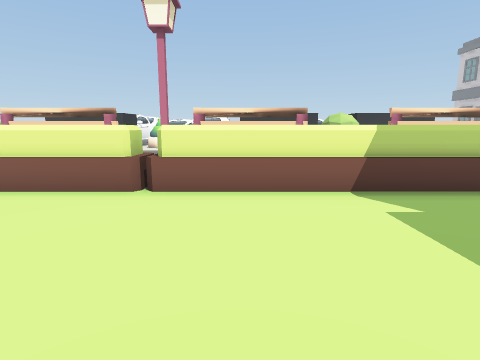
[1] (above)

24 first-person views from a walk through a scene from a Unity 3-D project. The camera is 0.58 m above the floor, tilts 10° down and sees 80° across. The floor is counted in squares, 0.5 m on a side. Each view is taken from the middle of a square. On the plan, view 1 faces up. The plan holds only what a view shows up to about 12 squares ahead; the rest is blank. The place goes on beyond the plan.

[2]
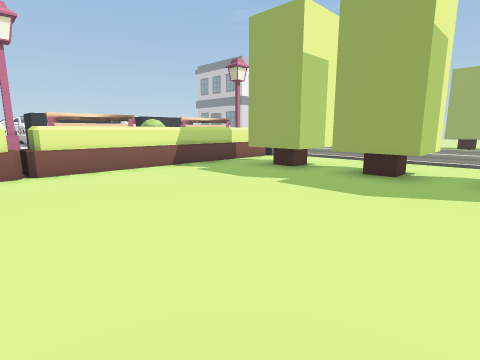

[3]
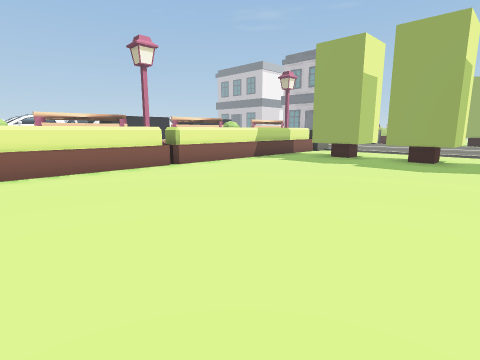

[4]
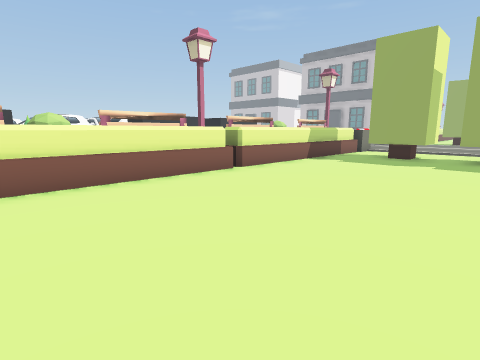

[5]
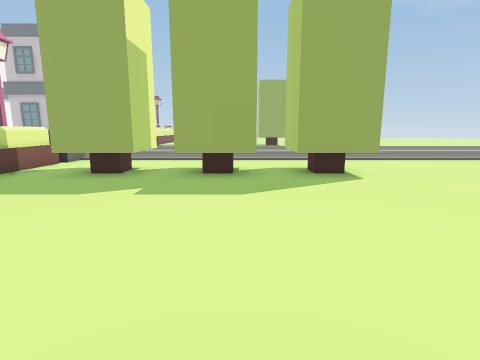

[6]
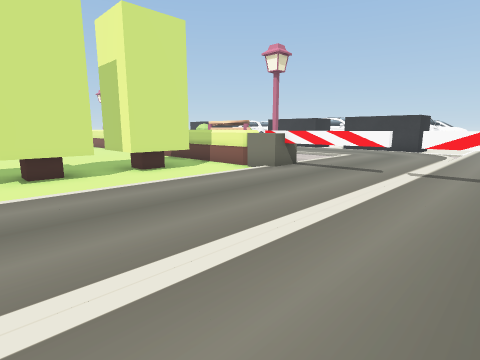

[7]
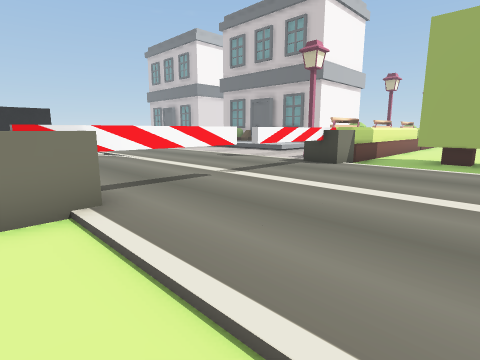

[8]
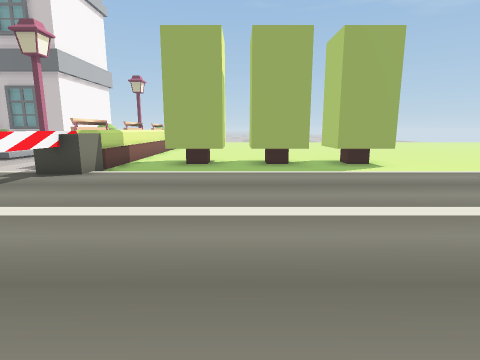

[9]
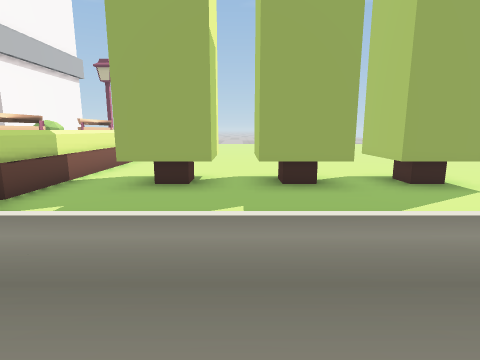

[10]
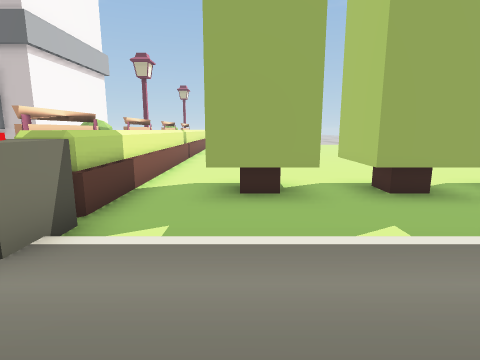

[11]
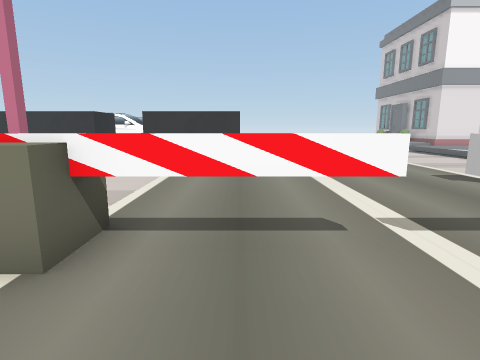

[12]
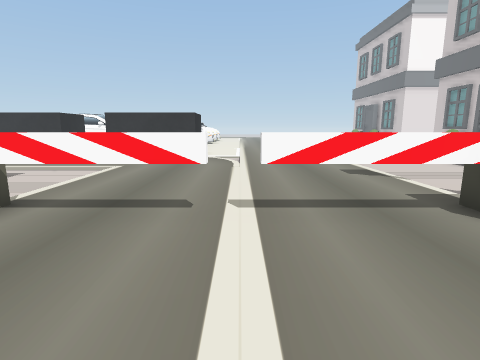

[13]
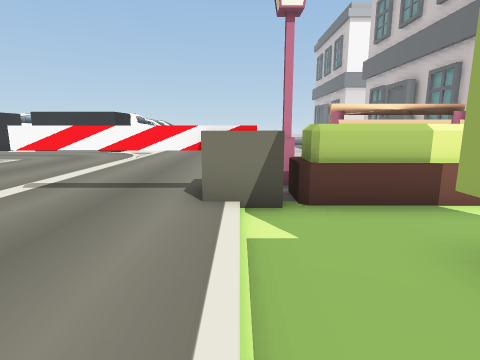

[14]
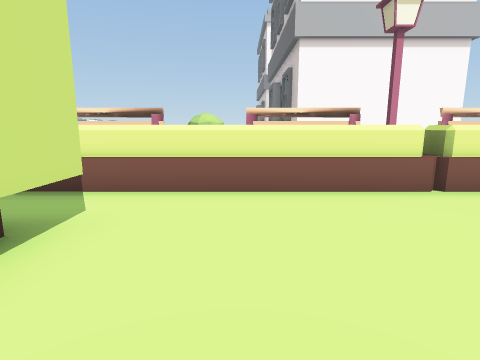

[15]
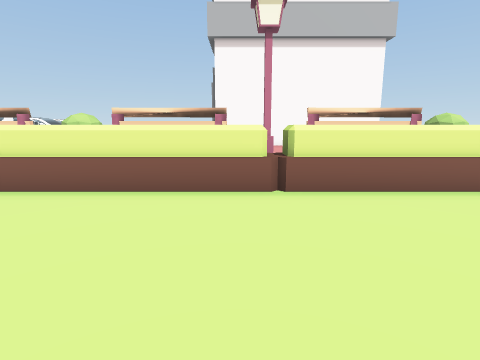

[16]
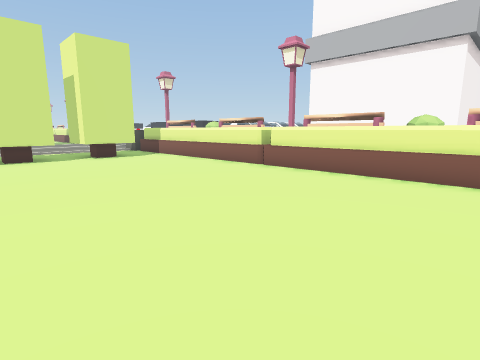

[17]
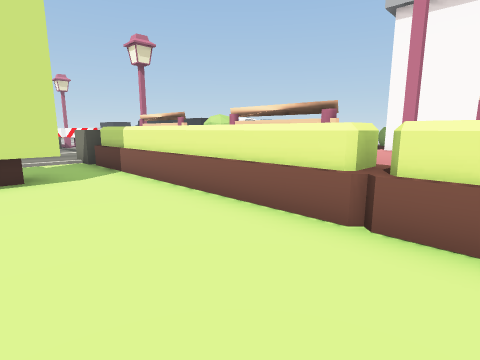

[18]
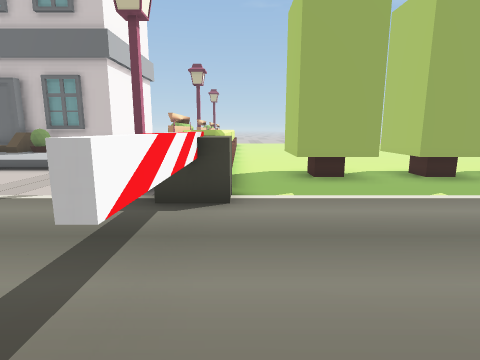

[19]
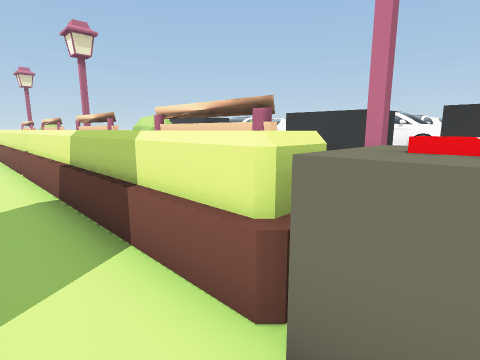

[20]
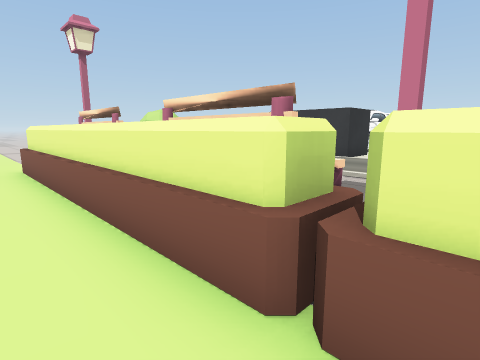

[21]
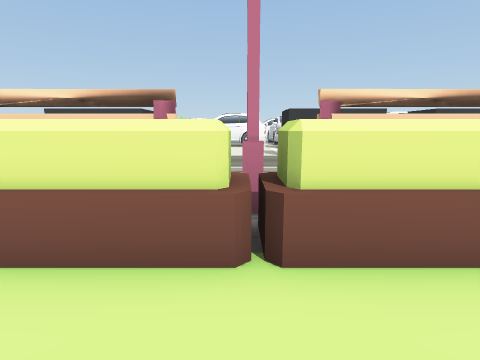

[22]
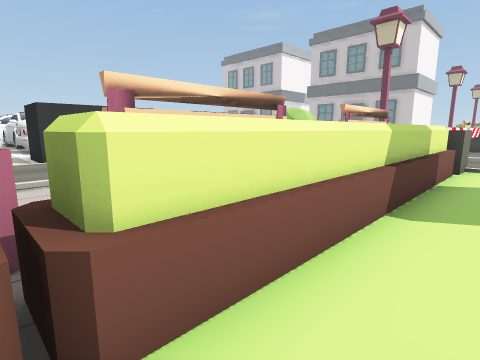

[23]
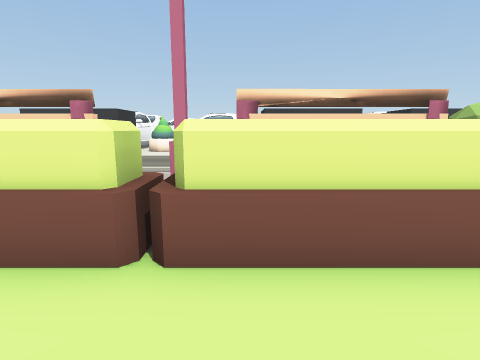

[24]
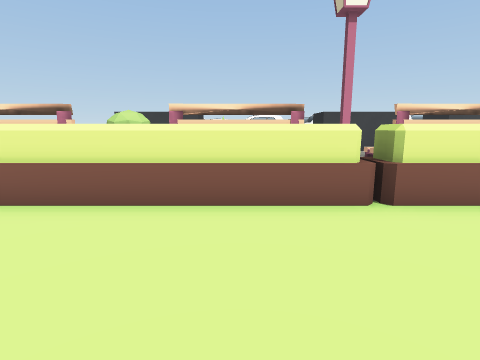

### Floor plan
Key: @ floor where view 1 was taken; # wall or solid block; . main floor; : floor 0.05 m higher than the main floor; + floor 0.15 m higher than the main floor; / step, stairs or slope; = window, fence, low wall or low ledge; ^ raised ledge; T thing the floor can be seen under or through; B black block.
Columns run from 8 left of view 1 to 32 right of it. Each row starts with its distance up from view 1.
 17         B   B
 16   B    :B   B
 15 BBB:: ::BBBBB BBBBB      ...   =
 14   ::: :::          ::    ...  +=#
 13    :: :::     ::::::::: /.../++=#     #
 12    :::::     :::::::::::/.../+  #     #
 11     ////     ////:::::::/.../   ^######
 10     ..       .../:::::::/....
  9      .        ../:::::::/...
  8      = =       ./:::::::/.
  7 ################/:::::::/###############
  6 ^^^^^^^^^^^^^^^^^TTT:TTT^^^^^^^^^^^^^^^^
  5 ^^^^^^^^^^^^^^^^^:::::::^.^^^^^^^^=^^^^^
  4 ................::::::::.................
  3 ............=#=.::::::::..=#=............
  2 ............###.::::::::..###............
  1 ................::::::::.................
  0 ........@...=#=.::::::::..=#=............
 -1 ............###.::::::::..###............
 -2  ...............::::::::........  .......
 -3  ...........=#=.::  ::::..=#=...

Where each view was taken, in squares from view 1:
view 1: 0 up, 0 right, facing up
view 2: 3 down, 3 left, facing up-right
view 3: 3 down, 7 left, facing up-right
view 4: 1 down, 8 left, facing up-right
view 5: 1 down, 3 left, facing right
view 6: 2 down, 14 right, facing up-left
view 7: 1 up, 7 right, facing up-right
view 8: 1 up, 8 right, facing right
view 9: 1 up, 12 right, facing right
view 10: 3 up, 13 right, facing right
view 11: 3 up, 10 right, facing up
view 12: 2 up, 12 right, facing up
view 13: 1 up, 16 right, facing up
view 14: 0 up, 22 right, facing up
view 15: 0 up, 25 right, facing up
view 16: 2 down, 32 right, facing up-left
view 17: 2 up, 27 right, facing up-left
view 18: 5 up, 11 right, facing right
view 19: 4 up, 8 right, facing up-left
view 20: 4 up, 1 left, facing up-left
view 21: 3 up, 2 left, facing up
view 22: 4 up, 2 left, facing up-right
view 23: 3 up, 1 left, facing up
view 24: 1 up, 4 left, facing up
